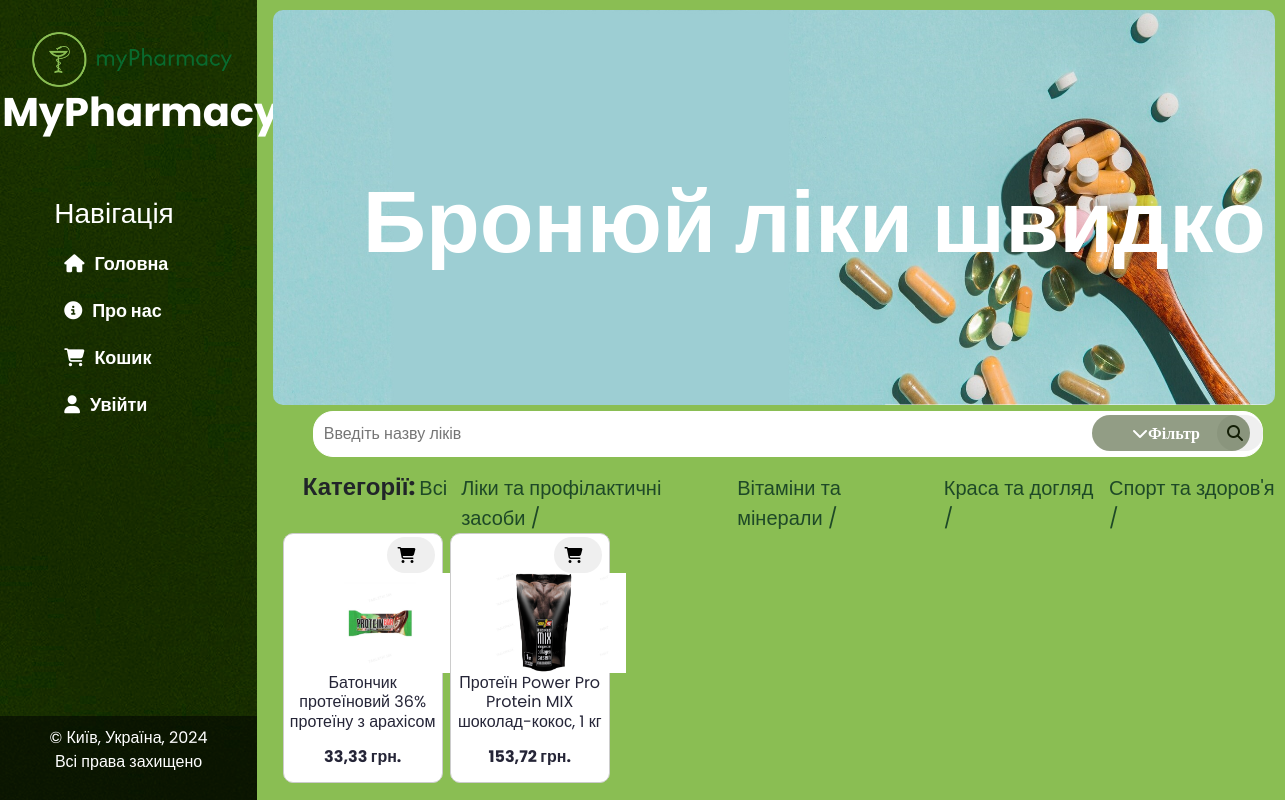
Page /4/ on the committed database.
### main/models.py (models this page shows, shortened)
class Category(models.Model):
    name = models.CharField(max_length=255, db_index=True)

class Drug(models.Model):
    name = models.CharField(max_length=70)
    developer = models.CharField(max_length=70)
    appointment = models.CharField(max_length=70)
    measurement = models.CharField(max_length=20)
    image = models.ImageField()
    price = models.FloatField(default=0.0)
    category = models.ForeignKey('Category', on_delete=models.PROTECT, null=True)
    about_product = models.TextField(blank=True)
    indication = models.TextField(blank=True)
    contraindication = models.TextField(blank=True)
    dose = models.TextField(blank=True)

### main/views.py (the view)
# urls.py: path('', views.index, name='home'),
def index(request, category_id=None):
    context = {
        'drugs': Drug.objects.all(),
        'categories': Category.objects.all()
    }
    if category_id:
        context.update({'drugs': Drug.objects.filter(category_id=category_id)})
    else:
        context.update({'drugs': Drug.objects.all()})
    return render(request, 'main/index.html', context=context)

### main/templates/main/index.html (shortened to what this page needs)
{% extends 'main/layout.html' %}
{% load static %}
{% block import_static %}
    <link rel="stylesheet" href="{% static 'main/css/main.css' %}">
{% endblock %}
{% block content %}
    <div class="header">
        <h1>Бронюй ліки швидко</h1>
        <img class="m_p" src="{% static 'main/img/spoon2.jpg' %}" alt="Логотип">
    </div>
    <div class="main-content">
        <div class="sidebar">
            <button id="filter-button" class="filter-button"><i class="fa-solid fa-chevron-down" onclick="toggleFilter()">Фільтр</i></button>
        </div>
        <form action="{% url 'search' %}" method="get">
            <input type="search" name="search" placeholder="Введіть назву ліків">
            <button type="submit"><i class="fa-solid fa-magnifying-glass"></i></button>
        </form>
        <div class="categories">
            <h4><b>Категорії:</b></h4>
            <a href="{% url 'home' %}">Всі</a>
            {% for category in categories %}
                <a href="{% url 'category' category.id %}">
                    {{ category.name }} /
                </a>
            {% endfor %}
        </div>
        <div class="drugs-container">
            {% if drugs %}
                {% for el in drugs %}
                    <div class="drug-card">
                        <form class="cart-form" action="{% url 'cart-add' el.id %}" method="post">
                            <button type="submit" class="add-to-cart"><i class="fa-solid fa-cart-shopping"></i></button>
                        </form>
                        <a href="{% url 'drug-detail' el.id %}">
                            <img class="image" src="{{ el.image.url }}">
                            <p>{{ el.name }}</p>
                            <p><b>{{ el.price }} грн.</b></p>
                        </a>
                    </div>
                {% endfor %}
            {% else %}
                <p class="res">Товари за запитом <b>{{ search }}</b> не знайдено.</p>
            {% endif %}
        </div>
    </div>
{% endblock %}

### main/static/main/css/base.css (style rules this page uses)
body { background: #8ABE53; padding-bottom: 10px; font-family: 'Poppins', sans-serif; overflow-x: hidden; }
p, h3 { text-align: center; }
i { margin-right: 10px; }

### main/static/main/css/main.css (style rules this page uses)
.header { position: relative; margin-left: 22%; }
img.m_p { margin-top: 1%; width: 100%; height: 50%; border-radius: 10px; margin-right: 2%; margin-left: -1%; }
.header h1 { position: absolute; font-size: 88px; color: #fff; bottom: 0; margin-left: 8%; margin-bottom:13%; width: 100%; font-weight: bolder; }
.filter-button { font-family: 'Arial Narrow', cursive; background-color: rgba(39, 61, 12, 0.5); padding-left: 40px; padding-right: 40px; border: none; border-radius: 20px; color: #fff; position: absolute; right: 20px; top: 20px; z-index: 100; margin-right: 15px; margin-top: -10px; }
.sidebar { float: right; margin-top: 60px; }
input[type="text"], input[type="search"], button { padding: 10px; font-size: 16px; border: 1px solid #ffffff; border-radius: 20px; }
input[type="text"],input[type="search"] { width: 950px; margin-top: -4%; margin-left: 3%; }
button { border: none; border-radius: 20px; cursor: pointer; margin-left: -5%; margin-top: 1%; }
.main-content { position: relative; margin-left: 22%; }
.drugs-container { display: flex; flex-wrap: wrap; justify-content: flex-start; gap: 7px; margin-right: -3%; }
.drug-card { width: 15.5%; background-color: #ffffff; box-sizing: border-box; border: 1px solid #ccc; border-radius: 10px; text-align: left; transition: transform 0.3s ease; }
.drug-card a { width: 200px; height: 40px; word-wrap: break-word; text-align: left; padding-left: 15px; transition: transform .6s ease; font-size: 16px; color: #252537; text-decoration: none; padding-top: -5px; }
.drug-card img { align-items: center; }
.drug-card a p { line-height: 1.2; }
.image { width: 160px; height: 100px; }
.drug-card p { line-height: 1.2; }
.add-to-cart { float: right; margin-top: 2%; margin-right: 4%; padding-right: -15%; }
.categories a { text-decoration: none; color: #1e4927; padding-left: 4px; padding-right: 10px; font-size: 20px; }
.categories { display: flex; margin-left: 2%; }

### main/templates/main/layout.html (style rules this page uses)
a { text-decoration: none; }

### rows in the picture
Category: name "Ліки та профілактичні засоби"
Category: name "Вітаміни та мінерали"
Category: name "Краса та догляд"
Category: name "Спорт та здоров'я"
Drug: image (picture), name "Батончик протеїновий 36% протеїну з арахісом", price "33,33"
Drug: image (picture), name "Протеїн Power Pro Protein MIX шоколад-кокос, 1 кг", price "153,72"
